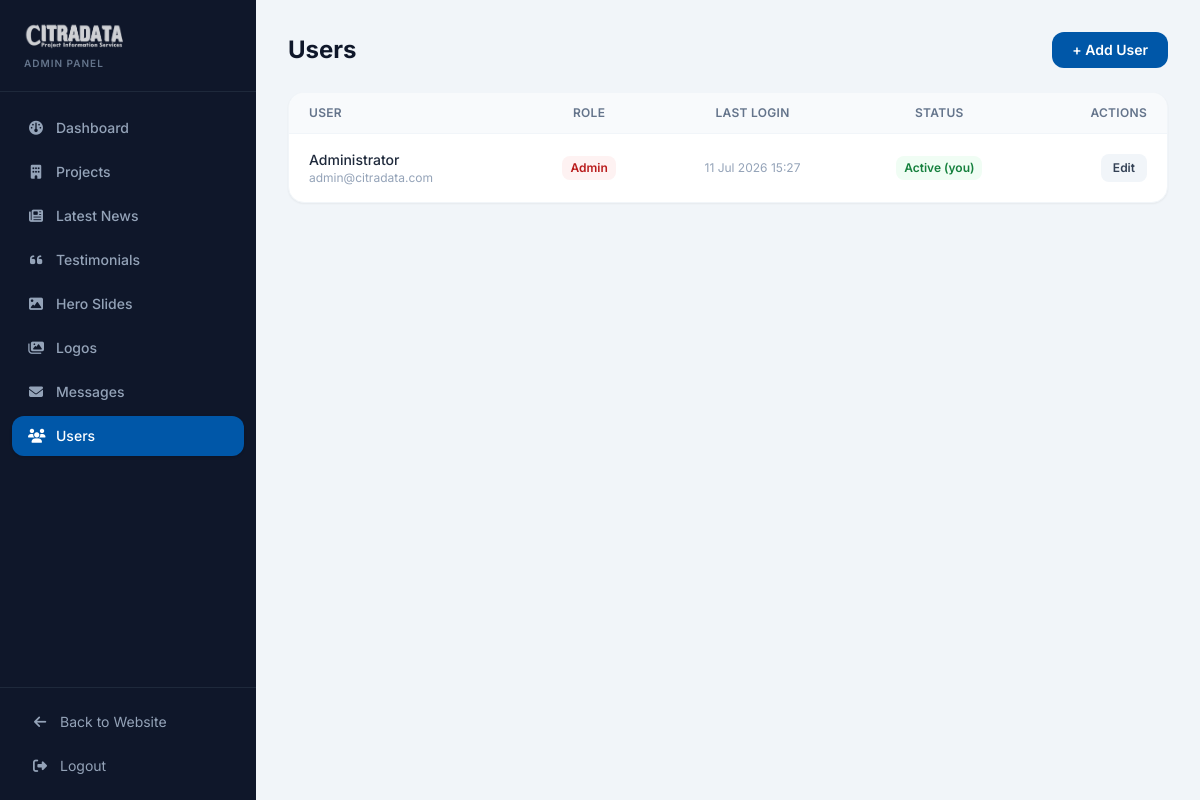
Page /citradata-php/admin/users.php (signed in) on the committed database.
### tables this page shows
CREATE TABLE `users` (
  `id` int UNSIGNED NOT NULL,
  `name` varchar(150) NOT NULL,
  `email` varchar(150) NOT NULL,
  `password_hash` varchar(255) NOT NULL,
  `role` enum('admin','member','trial') NOT NULL DEFAULT 'member',
  `is_active` tinyint(1) NOT NULL DEFAULT '1',
  `last_login_at` timestamp NULL DEFAULT NULL,
  `created_at` timestamp NOT NULL DEFAULT CURRENT_TIMESTAMP,
  `updated_at` timestamp NOT NULL DEFAULT CURRENT_TIMESTAMP ON UPDATE CURRENT_TIMESTAMP
);

### citradata-php/includes/functions.php (called while the page is built, shortened)
<?php
function baseUrl(): string
{
    static $base = null;
    if ($base === null) {
        $projectRoot = str_replace('\\', '/', dirname(__DIR__));
        $docRoot     = str_replace('\\', '/', rtrim($_SERVER['DOCUMENT_ROOT'], '/\\'));
        $relative = '';
        if (str_starts_with($projectRoot, $docRoot)) {
            $relative = substr($projectRoot, strlen($docRoot));
        }
        $base = rtrim($relative, '/');
    }
    return $base;
}
function url(string $path): string
{
    return baseUrl() . '/' . ltrim($path, '/');
}
function e(string $str): string
{
    return htmlspecialchars($str, ENT_QUOTES, 'UTF-8');
}

### citradata-php/admin/users.php (the view, shortened to what this page needs)
<?php
require_once __DIR__ . '/../includes/functions.php';
$pdo        = getDbConnection();
$users = $pdo->query('SELECT * FROM users ORDER BY created_at DESC')->fetchAll();
require __DIR__ . '/includes/admin_head.php';
require __DIR__ . '/includes/admin_sidebar.php';
?>
<div class="flex-grow p-8 max-w-5xl">
    <div class="flex items-center justify-between mb-6">
        <h1 class="text-2xl font-bold text-slate-900">Users</h1>
        <a href="<?php echo url('admin/users.php?new=1'); ?>" class="px-5 py-2 bg-brandBlue text-white text-sm font-semibold rounded-xl hover:bg-blue-800 transition-colors">+ Add User</a>
    </div>
    <div class="bg-white rounded-2xl shadow-sm border border-slate-100 overflow-hidden">
        <table class="w-full text-sm">
            <thead class="bg-slate-50 border-b border-slate-100">
                <tr>
                    <th class="px-5 py-3 text-left font-semibold text-slate-500 text-xs uppercase tracking-wide">User</th>
                    <th class="px-5 py-3 text-center font-semibold text-slate-500 text-xs uppercase tracking-wide">Role</th>
                    <th class="px-5 py-3 text-center font-semibold text-slate-500 text-xs uppercase tracking-wide hidden lg:table-cell">Last Login</th>
                    <th class="px-5 py-3 text-center font-semibold text-slate-500 text-xs uppercase tracking-wide">Status</th>
                    <th class="px-5 py-3 text-right font-semibold text-slate-500 text-xs uppercase tracking-wide">Actions</th>
                </tr>
            </thead>
            <tbody class="divide-y divide-slate-50">
                <?php foreach ($users as $usr): ?>
                <tr class="hover:bg-slate-50/50 transition-colors">
                    <td class="px-5 py-4">
                        <p class="font-medium text-slate-800"><?php echo e($usr['name']); ?></p>
                        <p class="text-slate-400 text-xs"><?php echo e($usr['email']); ?></p>
                    </td>
                    <td class="px-5 py-4 text-center">
                        <?php
                        $roleColors = ['admin'=>'bg-red-50 text-red-700','member'=>'bg-blue-50 text-blue-700','trial'=>'bg-amber-50 text-amber-700'];
                        $rc = $roleColors[$usr['role']] ?? 'bg-slate-50 text-slate-700';
                        ?>
                        <span class="inline-flex px-2 py-1 rounded-lg text-xs font-semibold capitalize <?php echo $rc; ?>"><?php echo e($usr['role']); ?></span>
                    </td>
                    <td class="px-5 py-4 text-center text-slate-400 text-xs hidden lg:table-cell">
                        <?php echo $usr['last_login_at'] ? date('d M Y H:i', strtotime($usr['last_login_at'])) : 'Never'; ?>
                    </td>
                    <td class="px-5 py-4 text-center">
                        <?php if ((int)$usr['id'] !== (int)$_SESSION['user_id']): ?>
                        <a href="<?php echo url('admin/users.php?action=toggle&id='.$usr['id']); ?>"
                           class="inline-flex px-2 py-1 rounded-lg text-xs font-semibold <?php echo $usr['is_active'] ? 'bg-green-50 text-green-700' : 'bg-slate-100 text-slate-400'; ?>">
                            <?php echo $usr['is_active'] ? 'Active' : 'Inactive'; ?>
                        </a>
                        <?php else: ?>
                        <span class="inline-flex px-2 py-1 rounded-lg text-xs font-semibold bg-green-50 text-green-700">Active (you)</span>
                        <?php endif; ?>
                    </td>
                    <td class="px-5 py-4 text-right">
                        <div class="flex items-center justify-end gap-2">
                            <a href="<?php echo url('admin/users.php?edit='.$usr['id']); ?>" class="px-3 py-1.5 bg-slate-100 text-slate-700 text-xs font-semibold rounded-lg hover:bg-slate-200 transition-colors">Edit</a>
                        </div>
                    </td>
                </tr>
                <?php endforeach; ?>
            </tbody>
        </table>
    </div>
</div>
</body>
</html>

### rows in the picture
users: name "Administrator", email "admin@citradata.com", role "Admin", last_login_at "11 Jul 2026 15:27", shows "Active (you)"

### other values in the picture
$item['label'] "Dashboard"
$item['label'] "Projects"
$item['label'] "Latest News"
$item['label'] "Testimonials"
$item['label'] "Hero Slides"
$item['label'] "Logos"
$item['label'] "Messages"
$item['label'] "Users"
